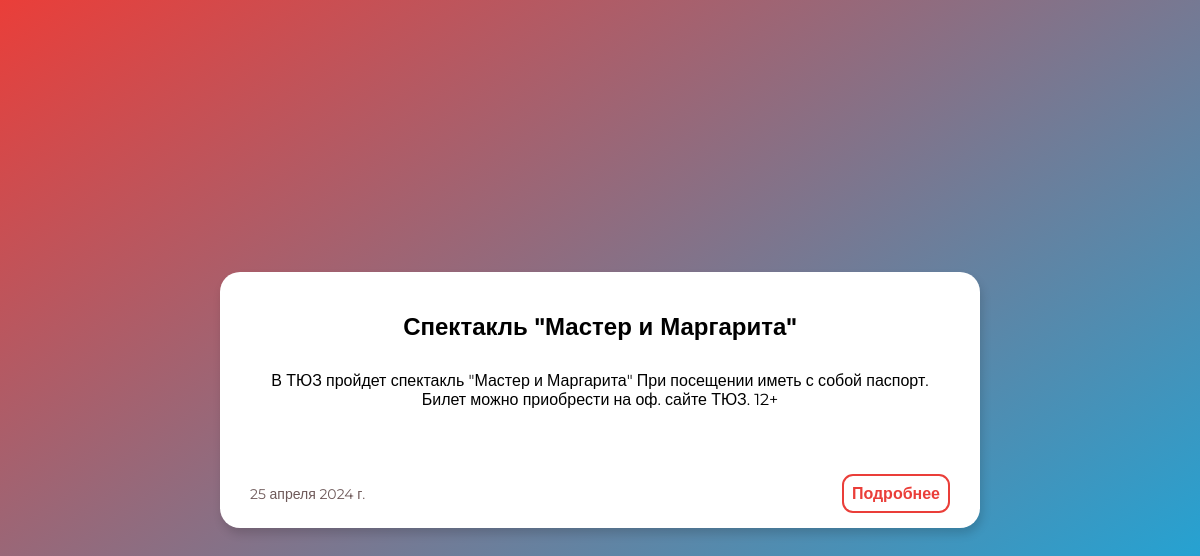
The page /events/14/ (signed in) on the database its author committed.
### events/models.py (models this page shows, shortened)
class Events(models.Model):
    title = models.CharField('Название', max_length=155)
    description = models.CharField('Описание', max_length=250)
    full_text = models.TextField('Мероприятие')
    date = models.DateField('Дата мероприятия')
    class Meta:
        verbose_name = 'Мероприятие'
        verbose_name_plural = 'Мероприятия'

### events/views.py (the view)
# urls.py: path('<int:event_id>/', views.event_detail, name='event_detail'),
@login_required
def event_detail(request, event_id):
    event = get_object_or_404(Events, pk=event_id)
    return render(request, 'events/event_detail.html', {'event': event})

### events/templates/events/event_detail.html (shortened to what this page needs)
{% load static %}
<!doctype html>
<html lang="en">
<head>
    <link rel="stylesheet" type="text/css" href="{% static 'events/event_detail_styles.css' %}">
    <link href="https://unpkg.com/ionicons@4.5.10-0/dist/css/ionicons.min.css" rel="stylesheet">
</head>
<body>
    <div class="form">
        <div class="header">
            <div class="mytitle">
                {{event.title}}
            </div>
        </div>
        <div class="full-text">
            {{event.full_text}}
        </div>
        <div class="bottom-content">
            <div class="date-container">
                <span class="date">
                    {{event.date}}
                </span>
            </div>
            <div class="button-container">
                <a class="add-button" href="{%url 'add_participant' event_id=event.id%}">
                    Подробнее
                </a>
            </div>
        </div>
    </div>
</body>
</html>

### events/static/events/event_detail_styles.css (style rules this page uses)
html { color: #000000; font-family: 'Montserrat', sans-serif; width: 100%; height: 100%; margin: 0; padding: 0; }
body { margin: 0; background: linear-gradient(to bottom right, #ea3e39, #02b4ed); font-family: 'Montserrat', sans-serif; overflow: hidden; display: flex; align-items: center; justify-content: center; height: 100vh; }
.form { background-color: #ffffff; min-width: 680px; border-radius: 20px; padding: 30px 30px 15px 30px; box-shadow: 2px 6px 10px rgba(0, 0, 0, 0.15); max-width: 700px; text-align: center; position: relative; }
.header { display: flex; justify-content: space-between; align-items: center; }
a { text-decoration: none; color: #000000; }
.mytitle { font-weight: bold; font-size: 24px; margin: 10px auto 30px auto; }
.full-text { margin-bottom: 15px; }
.bottom-content { display: flex; justify-content: space-between; align-items: center; margin-top: 65px; }
.date { font-size: 14px; float: left; color: #6e5959; }
.add-button { font-weight: bold; padding: 8px; border: 2px solid #ea3e39; color: #ea3e39; border-radius: 11px; cursor: pointer; transition: color, background-color, transform 0.2s ease; }
.button-container { display: flex; justify-content: flex-end; align-items: flex-end; }
.date-container { display: flex; justify-content: flex-start; align-items: flex-end; }
a { text-decoration: none; }

### rows shown on the page
Events: title "Спектакль \"Мастер и Маргарита\"", full_text "В ТЮЗ пройдет спектакль \"Мастер и Маргарита\" При посещении иметь с собой паспорт. Билет можно приобрести на оф. сайте ТЮЗ. 12+", date "25 апреля 2024 г."
